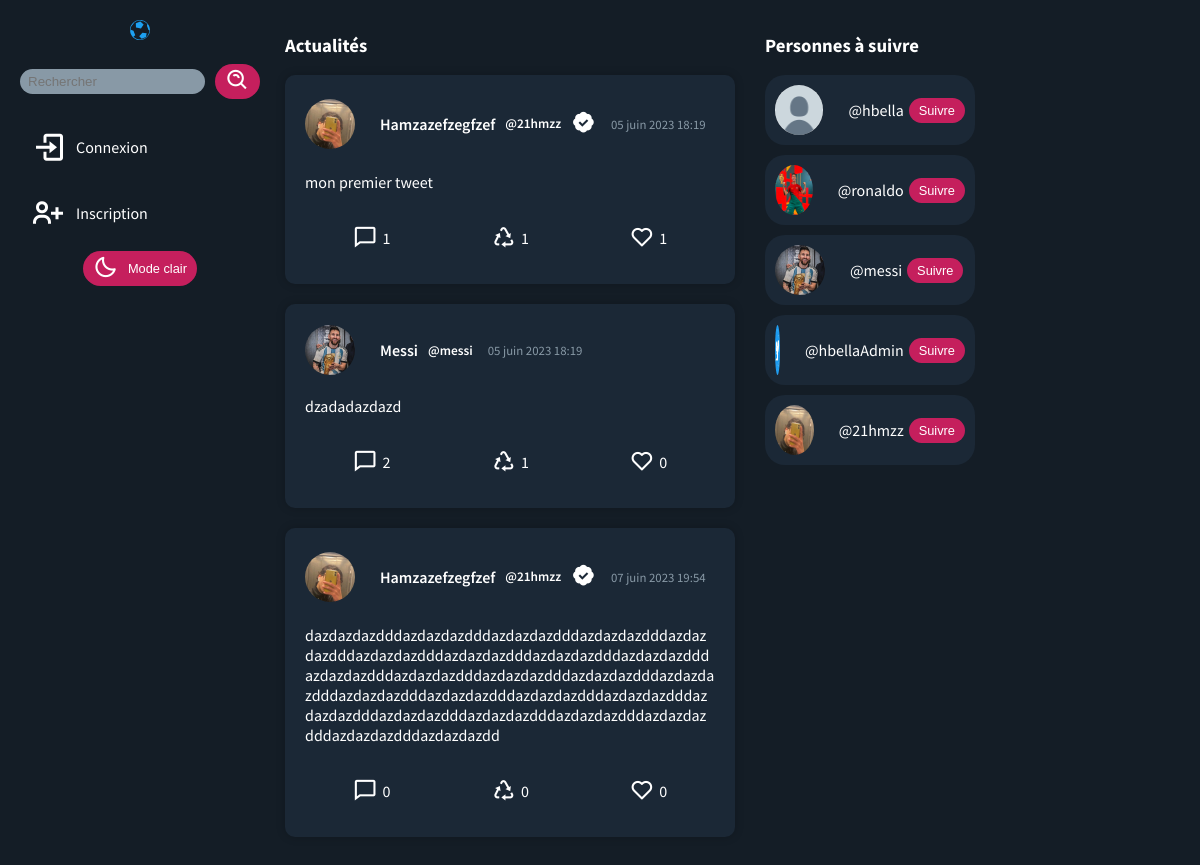
The page / on the database its author committed.
### erttiwtFront/models.py (models this page shows, shortened)
class Twitt(models.Model):
    idTwitt = models.AutoField(primary_key=True)
    twitt = models.TextField(max_length=280,verbose_name="Quoi de neuf ?", help_text="280 caractères maximum")
    date = models.DateTimeField(auto_now_add=True)
    user = models.CharField(max_length=50)
    likes = models.IntegerField(default=0)
    retwitts = models.IntegerField(default=0)

### erttiwtFront/views.py (the view)
# urls.py: path('', views.index),
def index(request):
    color_theme = request.COOKIES.get('mode')
    if color_theme == None:
        color_theme = 'dark'
    commentsForm = CommentsForm()
    commentaires = Commentaire.objects.all()
    Twitts =  Twitt.objects.all()
    all_users = User.objects.exclude(id=request.user.id)
    for user in all_users:
        if userProfilPictures.objects.filter(user=user.id).exists():
            user.picture = userProfilPictures.objects.get(user=user.id).profilPicture
        if Abonnements.objects.filter(user=request.user.id,abonnement=user.id).exists():
            user.follow = True
        else:
            user.follow = False
    page = request.GET.get('page', 1)
    paginator = Paginator(all_users, 5)
    all_users = paginator.get_page(page)
    paginator = Paginator(Twitts, 5)
    current_user = request.user.id
    if userProfilPictures.objects.filter(user=current_user).exists():
        current_picture = userProfilPictures.objects.get(user=current_user)
    else:
        current_picture =  None
    user_follow = Abonnements.objects.filter(user=current_user)
    user_follower = Abonnements.objects.filter(abonnement=current_user)
    try:
        Twitts = paginator.page(page)
    except PageNotAnInteger:
        Twitts = paginator.page(1)
    except EmptyPage:
        Twitts = paginator.page(paginator.num_pages)
    twittForm = TwittForm()
    for twitt in Twitts:
        twitt.commentaires = Commentaire.objects.filter(twitt=twitt.idTwitt)
        for comment in twitt.commentaires:
            comment.username = User.objects.get(id=comment.user).username
            comment.first_name = User.objects.get(id=comment.user).first_name
            if userProfilPictures.objects.filter(user=comment.user).exists():
                comment.picture = userProfilPictures.objects.get(user=comment.user).profilPicture
        twitt.is_verified = User.objects.get(id=twitt.user).is_staff
        if userProfilPictures.objects.filter(user=twitt.user).exists():
            twitt.picture = userProfilPictures.objects.get(user=twitt.user).profilPicture
        if request.user.is_authenticated:
            if TweetLike.objects.filter(user=request.user,tweet=twitt).exists():
                twitt.likeParUser = True
            if TweetRetweet.objects.filter(user=request.user,tweet=twitt).exists():
                twitt.retweetParUser = True
        twitt.first_name = User.objects.get(id=twitt.user).first_name
        twitt.iduser = User.objects.get(id=twitt.user).id
        twitt.user = User.objects.get(id=twitt.user).username
    return render(request, 'erttiwtFront/index.html', {'commentaires':commentaires,'Tweets': Twitts, 'users': all_users,'twittForm':twittForm,'current_user':current_user,'user_follow':user_follow,'user_follower':user_follower,'current_picture':current_picture,'color_theme':color_theme,'commentsForm':commentsForm})

### erttiwtBack/forms.py
class TwittForm(ModelForm):
    class Meta:
        model = Twitt
        fields = ['twitt']
        widgets = {
            'twitt': Textarea(attrs={'placeholder':'Quoi de neuf ?'}),
        }

class CommentsForm(ModelForm):
    class Meta:
        model = Commentaire
        fields = ['commentaire']
        widgets = {
            'commentaire': Textarea(attrs={'placeholder':'Commentaire'}),
        }

### erttiwtFront/context_processors.py (called while the page is built)
def getColorTheme(request):
    return {'color_theme': request.COOKIES.get('mode', 'light')}

def getCurrentUser(request):
    return {'current_username': request.user}

def getProfilPicture(request):
    if request.user.is_authenticated:
        if userProfilPictures.objects.filter(user=request.user.id).exists():
            current_picture = userProfilPictures.objects.get(user=request.user.id)
        else:
            current_picture =  None
        return {'current_picturebase':current_picture}
    else:
        return {'current_picturebase':None}

def getMessages(request):
    if request.user.is_authenticated:
        if Messages.objects.filter(destinataire=request.user.id).exists():
            messages = Messages.objects.filter(destinataire=request.user.id)
            for message in messages:
               if userProfilPictures.objects.filter(user=message.user).exists():
                   message.picture = userProfilPictures.objects.get(user=message.user)
               message.first_name = User.objects.get(id=message.user).first_name
        else:
            messages = None
        return {'messages_tweet':messages}
    else:
        return {'messages':None}

### erttiwtFront/templates/erttiwtFront/index.html (shortened to what this page needs)
{% extends 'erttiwtFront/base.html' %} {% load static %}  {% block content %}
<div class="content">
  <div class="liste_tweet">
    <h3>Actualités</h3>
    <div class="infinite-container">
      {% for Tweet in Tweets %}
      <div class="infinite-item">
        <div class="tweet">
          <div class="tweet_header">
            <div style="display: flex; gap: 5px; align-items: center">
              {% if Tweet.picture %}
              <img src="{% get_media_prefix %}{{ Tweet.picture }}" alt="image de profil" class="profil_image" />
              {% else %}
              <img src="{% static 'erttiwtFront/img/defaut.jpg' %}" alt="image de profil" class="profil_image" />
              {% endif %}
              <p class="tweet_author" style="display: flex; align-items: center; gap: 10px;">
                <a class="linktoprofil" href="/profil/{{Tweet.user}}">
                  {{ Tweet.first_name }}
                </a>
                <small>@{{ Tweet.user }}</small>
                {% if Tweet.is_verified %}
                <i class='bx bxs-badge-check bx-sm'></i>
                {% endif %}
              </p>
              <p class="tweet_date">{{ Tweet.date|date:'d F Y' }} {{ Tweet.date|time:'H:i' }}</p>
            </div>
          </div>
          <div class="tweet_content">
            <p>{{ Tweet.twitt }}</p>
          </div>
          <div class="tweet_likes_retweets">
            <div id="{{ Tweet.idTwitt }}" class="comments">
              <i class="bx bx-comment bx-sm" id=""></i>
              <p>{{ Tweet.commentaires|length }}</p>
            </div>
            {% if user.is_authenticated %}
            <div id="{{ Tweet.idTwitt }}" class="retweet">
              {% if Tweet.retweetParUser == True %}
              <i class="bx bx-recycle bx-sm" style="color: green;"></i>
              {% else %}
              <i class="bx bx-recycle bx-sm"></i>
              {% endif %}
              <p>{{ Tweet.retwitts }}</p>
            </div>
            {% else %}
            <div>
              <i class="bx bx-recycle bx-sm"></i>
              <p>{{ Tweet.retwitts }}</p>
            </div>
            {% endif %}
            {% if user.is_authenticated %}
            <div id="{{ Tweet.idTwitt }}" class="like">
              {% if Tweet.likeParUser == True %}
              <i class="bx bxs-heart bx-sm"></i>
              {% else %}
              <i class="bx bx-heart bx-sm"></i>
              {% endif %}
              <p>{{ Tweet.likes }}</p>
            </div>
            {% else %}
            <div>
              <i class="bx bx-heart bx-sm"></i>
              <p>{{ Tweet.likes }}</p>
            </div>
            {% endif %}
          </div>
        </div>
      </div>
      {% endfor %}
    </div>
  </div>
  <div class="right_side">
    <div class="toFollow">
      <h3>Personnes à suivre</h3>
      {% for user in users %}
      {% if user.follow == False %}
      <div class="toFollow_user">
        {% if user.picture %}
        <img src="{% get_media_prefix %}{{ user.picture }}" alt="image de profil" class="profil_image" />
        {% else %}
        <img src="{% static 'erttiwtFront/img/defaut.jpg' %}" alt="image de profil" class="profil_image" />
        {% endif %}
        <a href="profil/{{user.username}}" class="tweet_author" style="color:white">@{{ user.username }}</a>
        <a href="follow/{{user.id}}">
          <button class="follow">Suivre</button>
        </a>
      </div>
      {% endif %}
      {% endfor %}
    </div>
  </div>
  {% endblock %}

### erttiwtFront/static/erttiwtFront/css/dark.css (style rules this page uses)
html,body { background-color: #141d26; }
a { color: #c51f5d; text-decoration: none; }
.toFollow .follow { background-color: #c51f5d; color: #fff; }
.tweet { background-color: #1b2836; }
.tweet .tweet_header .tweet_date { color: #8899a6; }
h1,h2,h3,h4,h5,h6 { color: #fff; }
.tweet { color: #fff; }
.toFollow_user { background-color: #1b2836; }
.linktoprofil { color: #fff !important; }

### erttiwtFront/static/erttiwtFront/css/base.css (style rules this page uses)
html,body { font-family: 'Source Sans Pro', sans-serif; width: 100%; padding: 0; margin: 0; box-sizing: border-box; overflow-x: hidden; }
.content { display: flex; flex-direction: row; width: 100%; margin-left : 250px; }
.toFollow .profil_image { width: 50px; height: 50px; border-radius: 50%; overflow: hidden; margin-right: 20px; }
.toFollow .follow { border: none; border-radius: 20px; padding: 5px 10px; font-size: 0.8rem; cursor: pointer; }
.liste_tweet { margin-left: 20px; display: flex; flex-direction: column; padding: 15px; width: 40%; }
.tweet { border-radius: 10px; padding: 20px; margin-bottom: 20px; box-shadow: 0 0 10px rgba(0,0,0,0.2); }
.tweet .tweet_header { display: flex; align-items: center; justify-content: space-between; margin-bottom: 20px; }
.tweet .tweet_header .tweet_author { font-weight: 600; font-size: 1rem; margin-right: 10px; }
.tweet .tweet_header .tweet_date { font-size: 0.8rem; }
.tweet .profil_image { width: 50px; height: 50px; border-radius: 50%; overflow: hidden; margin-right: 20px; }
.tweet .tweet_content { word-wrap: break-word; }
.tweet .tweet_likes_retweets { display: flex; align-items: center; justify-content: space-around; margin-top: 20px; gap: 5px; }
.tweet .tweet_likes_retweets div { display: flex; align-items: center; gap: 5px; }
.right_side { padding: 15px; display: flex; flex-direction: column; width: 20%; }
* { box-sizing: border-box; }
.toFollow_user { display: flex; align-items: center; margin-bottom: 10px; gap: 5px; width: 100%; padding: 10px; border-radius: 20px; margin-top: 10px; }

### rows shown on the page
Twitt: first_name "Hamzazefzegfzef", user "21hmzz", date "05 juin 2023", date "18:19", twitt "mon premier tweet", commentaires|length "1", retwitts "1", likes "1"
Twitt: shows a picture, first_name "Messi", user "messi", date "05 juin 2023", date "18:19", twitt "dzadadazdazd", commentaires|length "2", retwitts "1", likes "0"
Twitt: first_name "Hamzazefzegfzef", user "21hmzz", date "07 juin 2023", date "19:54", twitt "dazdazdazdddazdazdazdddazdazdazdddazdazdazdddazdazdazdddazdazdazdddazdazdazdddazdazdazdddazdazdazdddazdazdazdddazdazdazdddazdazdazdddazdazdazdddazdazdazdddazdazdazdddazdazdazdddazdazdazdddazdazdazdddazdazdazdddazdazdazdddazdazdazdddazdazdazdddazdazdazdddazdazdazdddazdazdazdd", commentaires|length "0", retwitts "0", likes "0"

### other values the page prints
{{ user.username }} "hbella"
{{ user.username }} "ronaldo"
{{ user.username }} "messi"
{{ user.username }} "hbellaAdmin"
{{ user.username }} "21hmzz"
